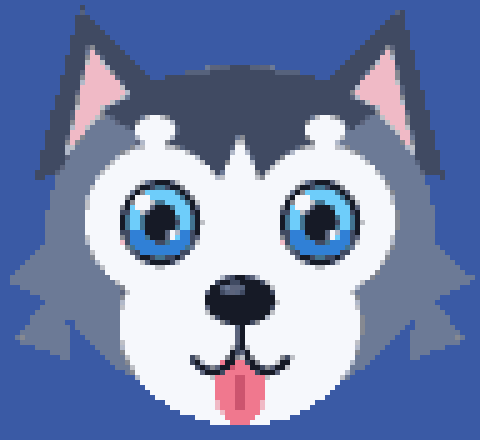

Source code (Python):
"""Koko's portrait for the title screen: an original drawing built from simple shapes, rendered large and
reduced to 96x88 pixels in 15 colours (+ transparent). Output: gen/husky.h (4 bits per pixel) and art/husky.png."""
import os as _os; ROOT = _os.path.dirname(_os.path.dirname(_os.path.abspath(__file__)))  # repository root
from PIL import Image, ImageDraw
import numpy as np
S = 8                                   # supersampling
W, H = 96, 88
BG = (0, 0, 0, 0)
GREY, DARK, WHITE, BLACK = (108, 122, 150), (64, 74, 98), (246, 248, 252), (22, 26, 38)
EAR, BLUE, BLUE2, TONGUE, TLINE, SHINE = (240, 186, 198), (110, 205, 250), (48, 128, 214), (240, 120, 142), (204, 84, 110), (92, 100, 124)
im = Image.new("RGBA", (W * S, H * S), BG)
d = ImageDraw.Draw(im)
def P(pts): return [(x * S, y * S) for x, y in pts]
def E(x0, y0, x1, y1, **k): d.ellipse([x0 * S, y0 * S, x1 * S, y1 * S], **k)
# ears: dark outer, pink inner
for sx in (1, -1):
    cx = 48
    d.polygon(P([(cx + sx * 10, 24), (cx + sx * 32, 1), (cx + sx * 41, 36)]), fill=DARK)
    d.polygon(P([(cx + sx * 18, 24), (cx + sx * 30, 9), (cx + sx * 35, 31)]), fill=EAR)
# head with fluffy cheeks
E(9, 13, 87, 81, fill=GREY)
for sx in (1, -1):
    cx = 48
    d.polygon(P([(cx + sx * 36, 46), (cx + sx * 47, 56), (cx + sx * 39, 60), (cx + sx * 45, 68), (cx + sx * 34, 72)]), fill=GREY)
# dark cap coming down between the eyes (the husky mask)
d.polygon(P([(20, 22), (34, 15), (48, 13), (62, 15), (76, 22), (62, 31), (48, 46), (34, 31)]), fill=DARK)
# white face: two eye patches, the muzzle and chin, a blaze up the nose
E(17, 29, 46, 59, fill=WHITE); E(50, 29, 79, 59, fill=WHITE)
E(24, 45, 72, 85, fill=WHITE)
d.polygon(P([(44, 36), (48, 27), (52, 36), (51, 52), (45, 52)]), fill=WHITE)
E(27, 23, 35, 29, fill=WHITE); E(61, 23, 69, 29, fill=WHITE)                       # eyebrow dots
# big eyes: black rim, blue iris, pupil, highlight
for ex in (32, 64):
    E(ex - 8, 36, ex + 8, 53, fill=BLACK)
    E(ex - 6.5, 37.5, ex + 6.5, 51.5, fill=BLUE)
    E(ex - 6.5, 44, ex + 6.5, 51.5, fill=BLUE2); E(ex - 6.5, 40, ex + 6.5, 47, fill=BLUE)
    E(ex - 3.5, 40.5, ex + 3.5, 48.5, fill=BLACK)
    E(ex - 5.5, 38.5, ex - 1.5, 42.5, fill=WHITE); E(ex + 1.5, 46, ex + 3.5, 48, fill=WHITE)
# tongue under the mouth line, then nose and smile on top
E(43, 70, 53, 85, fill=TONGUE); d.line(P([(48, 75), (48, 82)]), fill=TLINE, width=int(1.2 * S))
d.rectangle([40 * S, 66 * S, 56 * S, 71.5 * S], fill=WHITE)
E(41, 55, 55, 65, fill=BLACK); E(44, 56.5, 49, 59, fill=SHINE)
d.line(P([(48, 64), (48, 70)]), fill=BLACK, width=int(1.6 * S))
d.arc([37 * S, 61 * S, 48 * S, 75 * S], 15, 150, fill=BLACK, width=int(1.7 * S)); d.arc([48 * S, 61 * S, 59 * S, 75 * S], 30, 165, fill=BLACK, width=int(1.7 * S))
small = im.resize((W, H), Image.LANCZOS)
a = np.asarray(small).astype(int)
alpha = a[..., 3] >= 128
mix = lambda p, q: tuple((x + y) // 2 for x, y in zip(p, q))
pal = np.array([GREY, DARK, WHITE, BLACK, EAR, BLUE, BLUE2, TONGUE, TLINE, SHINE, mix(GREY, WHITE), mix(DARK, GREY), mix(BLACK, WHITE), mix(BLUE, BLACK), mix(WHITE, mix(BLACK, WHITE))])
dist = ((a[..., None, :3] - pal[None, None]) ** 2).sum(-1)          # fixed palette: nearest colour, so the blue and pink survive
idx = dist.argmin(-1) + 1
idx[~alpha] = 0                                                   # 0 = transparent
out = Image.new("RGB", (W, H), (58, 90, 165))
px = out.load()
for y in range(H):
    for x in range(W):
        if idx[y, x]: px[x, y] = tuple(int(v) for v in pal[idx[y, x] - 1])
out.resize((W * 5, H * 5), Image.NEAREST).save(ROOT + '/art/husky.png')
rows = []
for y in range(H):
    bs = [(int(idx[y, x]) | (int(idx[y, x + 1]) << 4)) for x in range(0, W, 2)]
    rows.append(",".join(map(str, bs)))
c15 = [((r >> 3) | ((g >> 3) << 5) | ((b >> 3) << 10)) for r, g, b in pal]
open(ROOT + '/gen/husky.h', 'w').write(
    "/* generated by art/husky.py: Koko's portrait, 4 bits per pixel, 0 = transparent */\n#include <stdint.h>\n"
    f"#define HUSKY_W {W}\n#define HUSKY_H {H}\n"
    "static const uint16_t HUSKY_PAL[15] = {" + ",".join(map(str, c15)) + "};\n"
    f"static const uint8_t HUSKY[{H}][{W // 2}] = {{\n" + ",\n".join("{" + r + "}" for r in rows) + "\n};\n")
print("ok", W, H)
